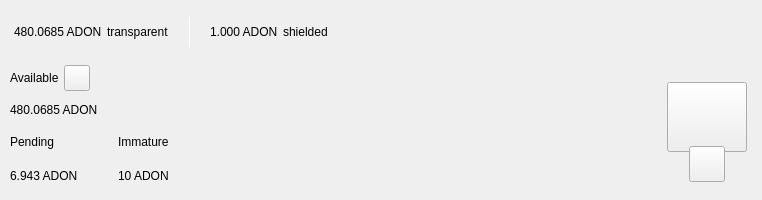
<?xml version="1.0" encoding="UTF-8"?>
<ui version="4.0">
 <class>TopBar</class>
 <widget class="QWidget" name="TopBar">
  <property name="geometry">
   <rect>
    <x>0</x>
    <y>0</y>
    <width>734</width>
    <height>200</height>
   </rect>
  </property>
  <property name="minimumSize">
   <size>
    <width>0</width>
    <height>200</height>
   </size>
  </property>
  <property name="maximumSize">
   <size>
    <width>16777215</width>
    <height>200</height>
   </size>
  </property>
  <property name="windowTitle">
   <string notr="true">N/A</string>
  </property>
  <layout class="QVBoxLayout" name="verticalLayout_10" stretch="0">
   <property name="spacing">
    <number>0</number>
   </property>
   <property name="leftMargin">
    <number>0</number>
   </property>
   <property name="topMargin">
    <number>0</number>
   </property>
   <property name="rightMargin">
    <number>0</number>
   </property>
   <property name="bottomMargin">
    <number>0</number>
   </property>
   <item>
    <widget class="PFBorderImage" name="containerTop">
     <layout class="QVBoxLayout" name="verticalLayout_11">
      <property name="spacing">
       <number>0</number>
      </property>
      <property name="leftMargin">
       <number>0</number>
      </property>
      <property name="topMargin">
       <number>0</number>
      </property>
      <property name="rightMargin">
       <number>0</number>
      </property>
      <property name="bottomMargin">
       <number>0</number>
      </property>
      <item>
       <widget class="QWidget" name="top_container_2" native="true">
        <property name="minimumSize">
         <size>
          <width>0</width>
          <height>65</height>
         </size>
        </property>
        <layout class="QHBoxLayout" name="top_container">
         <property name="spacing">
          <number>0</number>
         </property>
         <property name="leftMargin">
          <number>14</number>
         </property>
         <property name="topMargin">
          <number>0</number>
         </property>
         <property name="rightMargin">
          <number>14</number>
         </property>
         <property name="bottomMargin">
          <number>0</number>
         </property>
         <item alignment="Qt::AlignVCenter">
          <widget class="QWidget" name="widgetTopAmount" native="true">
           <property name="sizePolicy">
            <sizepolicy hsizetype="Preferred" vsizetype="Maximum">
             <horstretch>0</horstretch>
             <verstretch>0</verstretch>
            </sizepolicy>
           </property>
           <layout class="QHBoxLayout" name="horizontalLayout_5">
            <property name="spacing">
             <number>5</number>
            </property>
            <property name="leftMargin">
             <number>0</number>
            </property>
            <property name="topMargin">
             <number>0</number>
            </property>
            <property name="rightMargin">
             <number>0</number>
            </property>
            <property name="bottomMargin">
             <number>0</number>
            </property>
            <item alignment="Qt::AlignTop">
             <widget class="QLabel" name="labelAmountTopAdon">
              <property name="minimumSize">
               <size>
                <width>0</width>
                <height>36</height>
               </size>
              </property>
              <property name="styleSheet">
               <string notr="true">padding:0px;margin:0px;</string>
              </property>
              <property name="text">
               <string notr="true">480.0685 ADON</string>
              </property>
             </widget>
            </item>
            <item>
             <widget class="QLabel" name="labelTrans">
              <property name="text">
               <string>transparent</string>
              </property>
             </widget>
            </item>
            <item>
             <spacer name="horizontalSpacer_11">
              <property name="orientation">
               <enum>Qt::Horizontal</enum>
              </property>
              <property name="sizeType">
               <enum>QSizePolicy::Fixed</enum>
              </property>
              <property name="sizeHint" stdset="0">
               <size>
                <width>15</width>
                <height>20</height>
               </size>
              </property>
             </spacer>
            </item>
            <item alignment="Qt::AlignVCenter">
             <widget class="QLabel" name="typeSpacerTop">
              <property name="minimumSize">
               <size>
                <width>1</width>
                <height>30</height>
               </size>
              </property>
              <property name="maximumSize">
               <size>
                <width>1</width>
                <height>30</height>
               </size>
              </property>
              <property name="styleSheet">
               <string notr="true">background-color:white;
padding:0px;
border:none;</string>
              </property>
              <property name="text">
               <string/>
              </property>
             </widget>
            </item>
            <item>
             <spacer name="horizontalSpacer_12">
              <property name="orientation">
               <enum>Qt::Horizontal</enum>
              </property>
              <property name="sizeType">
               <enum>QSizePolicy::Fixed</enum>
              </property>
              <property name="sizeHint" stdset="0">
               <size>
                <width>15</width>
                <height>20</height>
               </size>
              </property>
             </spacer>
            </item>
            <item alignment="Qt::AlignTop">
             <widget class="QLabel" name="labelAmountTopShieldedAdon">
              <property name="minimumSize">
               <size>
                <width>0</width>
                <height>36</height>
               </size>
              </property>
              <property name="text">
               <string notr="true">1.000 ADON</string>
              </property>
             </widget>
            </item>
            <item>
             <widget class="QLabel" name="labelShield">
              <property name="text">
               <string>shielded</string>
              </property>
             </widget>
            </item>
           </layout>
          </widget>
         </item>
         <item>
          <spacer name="horizontalSpacer">
           <property name="orientation">
            <enum>Qt::Horizontal</enum>
           </property>
           <property name="sizeHint" stdset="0">
            <size>
             <width>40</width>
             <height>20</height>
            </size>
           </property>
          </spacer>
         </item>
         <item>
          <layout class="QHBoxLayout" name="horizontalLayout_4">
           <property name="spacing">
            <number>12</number>
           </property>
           <property name="rightMargin">
            <number>0</number>
           </property>
           <item alignment="Qt::AlignRight">
            <widget class="QWidget" name="layoutSync" native="true">
             <property name="minimumSize">
              <size>
               <width>0</width>
               <height>36</height>
              </size>
             </property>
             <property name="maximumSize">
              <size>
               <width>16777215</width>
               <height>36</height>
              </size>
             </property>
             <layout class="QVBoxLayout" name="verticalLayout_9">
              <property name="leftMargin">
               <number>0</number>
              </property>
              <property name="topMargin">
               <number>0</number>
              </property>
              <property name="rightMargin">
               <number>0</number>
              </property>
              <property name="bottomMargin">
               <number>0</number>
              </property>
              <item>
               <widget class="ExpandableButton" name="pushButtonSync" native="true">
                <property name="minimumSize">
                 <size>
                  <width>36</width>
                  <height>36</height>
                 </size>
                </property>
                <property name="maximumSize">
                 <size>
                  <width>16777215</width>
                  <height>36</height>
                 </size>
                </property>
               </widget>
              </item>
             </layout>
            </widget>
           </item>
           <item>
            <widget class="ExpandableButton" name="pushButtonHDUpgrade" native="true">
             <property name="minimumSize">
              <size>
               <width>36</width>
               <height>36</height>
              </size>
             </property>
            </widget>
           </item>
           <item>
            <widget class="ExpandableButton" name="pushButtonStack" native="true">
             <property name="minimumSize">
              <size>
               <width>36</width>
               <height>36</height>
              </size>
             </property>
            </widget>
           </item>
           <item>
            <widget class="ExpandableButton" name="pushButtonColdStaking" native="true">
             <property name="minimumSize">
              <size>
               <width>36</width>
               <height>36</height>
              </size>
             </property>
            </widget>
           </item>
           <item>
            <widget class="ExpandableButton" name="pushButtonConnection" native="true">
             <property name="minimumSize">
              <size>
               <width>36</width>
               <height>36</height>
              </size>
             </property>
            </widget>
           </item>
           <item>
            <widget class="ExpandableButton" name="pushButtonTor" native="true">
             <property name="minimumSize">
              <size>
               <width>36</width>
               <height>36</height>
              </size>
             </property>
            </widget>
           </item>
           <item>
            <widget class="ExpandableButton" name="pushButtonLock" native="true">
             <property name="sizePolicy">
              <sizepolicy hsizetype="Expanding" vsizetype="Expanding">
               <horstretch>0</horstretch>
               <verstretch>0</verstretch>
              </sizepolicy>
             </property>
             <property name="minimumSize">
              <size>
               <width>36</width>
               <height>0</height>
              </size>
             </property>
            </widget>
           </item>
           <item>
            <widget class="ExpandableButton" name="pushButtonTheme" native="true">
             <property name="minimumSize">
              <size>
               <width>36</width>
               <height>36</height>
              </size>
             </property>
             <property name="maximumSize">
              <size>
               <width>16777215</width>
               <height>36</height>
              </size>
             </property>
            </widget>
           </item>
           <item>
            <widget class="ExpandableButton" name="pushButtonFAQ" native="true">
             <property name="minimumSize">
              <size>
               <width>36</width>
               <height>36</height>
              </size>
             </property>
            </widget>
           </item>
          </layout>
         </item>
        </layout>
       </widget>
      </item>
      <item>
       <widget class="QWidget" name="bottom_container" native="true">
        <property name="minimumSize">
         <size>
          <width>0</width>
          <height>135</height>
         </size>
        </property>
        <layout class="QHBoxLayout" name="botton_container">
         <property name="leftMargin">
          <number>10</number>
         </property>
         <property name="topMargin">
          <number>0</number>
         </property>
         <property name="rightMargin">
          <number>10</number>
         </property>
         <property name="bottomMargin">
          <number>10</number>
         </property>
         <item>
          <layout class="QVBoxLayout" name="verticalLayout_7">
           <property name="spacing">
            <number>0</number>
           </property>
           <property name="leftMargin">
            <number>0</number>
           </property>
           <property name="rightMargin">
            <number>30</number>
           </property>
           <item>
            <layout class="QVBoxLayout" name="verticalLayout_2">
             <item>
              <layout class="QHBoxLayout" name="horizontalLayoutContainerAvailable">
               <property name="spacing">
                <number>5</number>
               </property>
               <item>
                <widget class="QLabel" name="labelTitle1">
                 <property name="text">
                  <string>Available</string>
                 </property>
                </widget>
               </item>
               <item>
                <widget class="QPushButton" name="pushButtonBalanceInfo">
                 <property name="minimumSize">
                  <size>
                   <width>26</width>
                   <height>26</height>
                  </size>
                 </property>
                 <property name="maximumSize">
                  <size>
                   <width>26</width>
                   <height>26</height>
                  </size>
                 </property>
                 <property name="mouseTracking">
                  <bool>true</bool>
                 </property>
                 <property name="focusPolicy">
                  <enum>Qt::NoFocus</enum>
                 </property>
                 <property name="text">
                  <string notr="true"/>
                 </property>
                 <property name="iconSize">
                  <size>
                   <width>24</width>
                   <height>24</height>
                  </size>
                 </property>
                 <property name="shortcut">
                  <string notr="true"/>
                 </property>
                </widget>
               </item>
               <item>
                <spacer name="horizontalSpacer_4">
                 <property name="orientation">
                  <enum>Qt::Horizontal</enum>
                 </property>
                 <property name="sizeType">
                  <enum>QSizePolicy::MinimumExpanding</enum>
                 </property>
                 <property name="sizeHint" stdset="0">
                  <size>
                   <width>20</width>
                   <height>20</height>
                  </size>
                 </property>
                </spacer>
               </item>
              </layout>
             </item>
             <item>
              <widget class="QLabel" name="labelAmountAdon">
               <property name="text">
                <string notr="true">480.0685 ADON</string>
               </property>
              </widget>
             </item>
            </layout>
           </item>
           <item>
            <widget class="QWidget" name="container_imm_pend" native="true">
             <layout class="QHBoxLayout" name="horizontalLayout_2">
              <property name="spacing">
               <number>0</number>
              </property>
              <property name="leftMargin">
               <number>0</number>
              </property>
              <property name="topMargin">
               <number>0</number>
              </property>
              <property name="rightMargin">
               <number>0</number>
              </property>
              <property name="bottomMargin">
               <number>0</number>
              </property>
              <item alignment="Qt::AlignLeft">
               <widget class="QWidget" name="container_pending" native="true">
                <property name="sizePolicy">
                 <sizepolicy hsizetype="Minimum" vsizetype="Preferred">
                  <horstretch>0</horstretch>
                  <verstretch>0</verstretch>
                 </sizepolicy>
                </property>
                <layout class="QVBoxLayout" name="verticalLayout_3">
                 <property name="leftMargin">
                  <number>0</number>
                 </property>
                 <property name="topMargin">
                  <number>0</number>
                 </property>
                 <property name="rightMargin">
                  <number>0</number>
                 </property>
                 <property name="bottomMargin">
                  <number>0</number>
                 </property>
                 <item>
                  <widget class="QLabel" name="labelTitle3">
                   <property name="text">
                    <string>Pending</string>
                   </property>
                  </widget>
                 </item>
                 <item>
                  <widget class="QLabel" name="labelPendingAdon">
                   <property name="text">
                    <string notr="true">6.943 ADON</string>
                   </property>
                  </widget>
                 </item>
                </layout>
               </widget>
              </item>
              <item>
               <spacer name="horizontalSpacer_3">
                <property name="orientation">
                 <enum>Qt::Horizontal</enum>
                </property>
                <property name="sizeType">
                 <enum>QSizePolicy::Fixed</enum>
                </property>
                <property name="sizeHint" stdset="0">
                 <size>
                  <width>40</width>
                  <height>20</height>
                 </size>
                </property>
               </spacer>
              </item>
              <item alignment="Qt::AlignLeft">
               <widget class="QWidget" name="container_immature" native="true">
                <property name="sizePolicy">
                 <sizepolicy hsizetype="Minimum" vsizetype="Preferred">
                  <horstretch>0</horstretch>
                  <verstretch>0</verstretch>
                 </sizepolicy>
                </property>
                <layout class="QVBoxLayout" name="verticalLayout_4">
                 <property name="leftMargin">
                  <number>0</number>
                 </property>
                 <property name="topMargin">
                  <number>0</number>
                 </property>
                 <property name="rightMargin">
                  <number>0</number>
                 </property>
                 <property name="bottomMargin">
                  <number>0</number>
                 </property>
                 <item>
                  <widget class="QLabel" name="labelTitle4">
                   <property name="text">
                    <string>Immature</string>
                   </property>
                  </widget>
                 </item>
                 <item>
                  <widget class="QLabel" name="labelImmatureAdon">
                   <property name="text">
                    <string notr="true">10 ADON</string>
                   </property>
                  </widget>
                 </item>
                </layout>
               </widget>
              </item>
              <item>
               <spacer name="horizontalSpacer_5">
                <property name="orientation">
                 <enum>Qt::Horizontal</enum>
                </property>
                <property name="sizeHint" stdset="0">
                 <size>
                  <width>40</width>
                  <height>20</height>
                 </size>
                </property>
               </spacer>
              </item>
             </layout>
            </widget>
           </item>
          </layout>
         </item>
         <item>
          <spacer name="horizontalSpacer_2">
           <property name="orientation">
            <enum>Qt::Horizontal</enum>
           </property>
           <property name="sizeHint" stdset="0">
            <size>
             <width>40</width>
             <height>20</height>
            </size>
           </property>
          </spacer>
         </item>
         <item alignment="Qt::AlignHCenter|Qt::AlignVCenter">
          <widget class="QWidget" name="qrContainer" native="true">
           <property name="sizePolicy">
            <sizepolicy hsizetype="Preferred" vsizetype="Minimum">
             <horstretch>0</horstretch>
             <verstretch>0</verstretch>
            </sizepolicy>
           </property>
           <property name="minimumSize">
            <size>
             <width>90</width>
             <height>110</height>
            </size>
           </property>
           <property name="maximumSize">
            <size>
             <width>90</width>
             <height>110</height>
            </size>
           </property>
           <layout class="QVBoxLayout" name="containerQR">
            <property name="spacing">
             <number>0</number>
            </property>
            <property name="leftMargin">
             <number>5</number>
            </property>
            <property name="topMargin">
             <number>10</number>
            </property>
            <property name="rightMargin">
             <number>5</number>
            </property>
            <property name="bottomMargin">
             <number>0</number>
            </property>
            <item>
             <widget class="QPushButton" name="btnQr">
              <property name="minimumSize">
               <size>
                <width>70</width>
                <height>70</height>
               </size>
              </property>
              <property name="maximumSize">
               <size>
                <width>16777215</width>
                <height>70</height>
               </size>
              </property>
              <property name="focusPolicy">
               <enum>Qt::NoFocus</enum>
              </property>
              <property name="text">
               <string/>
              </property>
              <property name="iconSize">
               <size>
                <width>70</width>
                <height>70</height>
               </size>
              </property>
             </widget>
            </item>
            <item>
             <spacer name="verticalSpacer">
              <property name="orientation">
               <enum>Qt::Vertical</enum>
              </property>
              <property name="sizeType">
               <enum>QSizePolicy::Fixed</enum>
              </property>
              <property name="sizeHint" stdset="0">
               <size>
                <width>20</width>
                <height>20</height>
               </size>
              </property>
             </spacer>
            </item>
            <item alignment="Qt::AlignHCenter|Qt::AlignBottom">
             <widget class="QPushButton" name="pushButtonQR">
              <property name="minimumSize">
               <size>
                <width>36</width>
                <height>36</height>
               </size>
              </property>
              <property name="maximumSize">
               <size>
                <width>36</width>
                <height>36</height>
               </size>
              </property>
              <property name="focusPolicy">
               <enum>Qt::NoFocus</enum>
              </property>
              <property name="text">
               <string/>
              </property>
             </widget>
            </item>
           </layout>
          </widget>
         </item>
        </layout>
       </widget>
      </item>
     </layout>
    </widget>
   </item>
  </layout>
 </widget>
 <customwidgets>
  <customwidget>
   <class>ExpandableButton</class>
   <extends>QWidget</extends>
   <header>qt/adon/expandablebutton.h</header>
   <container>1</container>
  </customwidget>
  <customwidget>
   <class>PFBorderImage</class>
   <extends>QFrame</extends>
   <header>qt/adon/pfborderimage.h</header>
   <container>1</container>
  </customwidget>
 </customwidgets>
 <resources/>
 <connections/>
</ui>
